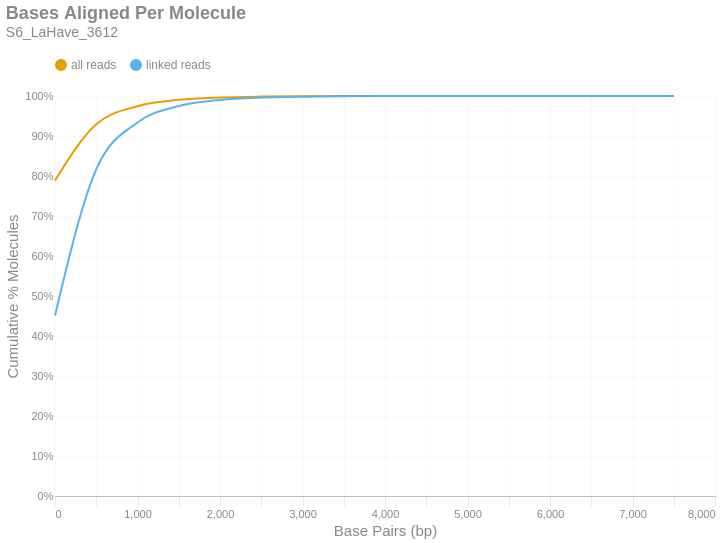

The notebook cell saved with this chart:
### Markdown cell above
### Bases Aligned Per Molecule
This is a cumulative frequency distribution showing the number of base pairs aligned per unique molecule. These data are shown in 500 bp bins. There are two distributions: one with `all reads` (yellow) and another with only `linked reads` (blue). The percent of molecules in the `linked reads` distribution is relative to the total number of linked molecules.

### Code cell
if SKIPLR:
    print_html(f"Skipped")
else:
    binned_df = consolidated_hist(valids['aligned_bp'], mask, 500, True)
    with SafeRender(binned_df):
        (
            density_plot(binned_df, 'Bases Aligned Per Molecule', samplename, 'basesper')
            .encode(
                x=alt.X('bin:Q', title="Base Pairs (bp)").axis(tickMinStep=500).scale(padding=0),
                y=alt.Y('value:Q', title='Cumulative % Molecules')
                    .axis(format='%')
                    .scale(domain = [0,1])
                    .stack(False),
                color=alt.Color("key:N").scale(domain = ["all reads", "linked reads"]),
                tooltip = [
                    alt.Tooltip("key:N", title = "Data Type"),
                    alt.Tooltip("range_label:N", title="Bases Aligned Per Molecule"),
                    alt.Tooltip("value:Q", format = ".2%", title="% Molecules (Cum.)")
                ]
            )
        ).display()

### Figure 1 — Vega-Lite specification as saved in the notebook (floating-point values rounded to 4 significant figures)
{"width": "container", "height": 400, "config": {"title": {"anchor": "start", "dy": -15, "fontSize": 18, "color": "#888888", "subtitleColor": "#888888", "subtitleFontSize": 14}, "arc": {"fill": "#0072B2"}, "axis": {"domainColor": "#888888", "domainWidth": 0.5, "gridWidth": 0.2, "grid": false, "titleFontWeight": 400, "titleFontSize": 15, "labelFontSize": 11, "labelColor": "#888888", "tickColor": "#888888", "tickWidth": 0.2, "titleColor": "#888888"}, "axisBand": {"grid": false}, "axisX": {"grid": true, "tickSize": 10, "domainCap": "round"}, "axisY": {"domain": false, "grid": true, "tickSize": 0, "domainCap": "round"}, "background": "transparent", "header": {"labelFontSize": 15, "labelColor": "#888888", "titleFontSize": 15, "titleFontWeight": 600, "titleColor": "#888888"}, "legend": {"labelFont": "sans-serif", "labelFontSize": 12, "labelColor": "#888888", "symbolSize": 100, "symbolType": "circle", "titleFontSize": 12, "titlePadding": 10, "titleColor": "#888888", "title": null, "orient": "top"}, "range": {"category": ["#E69F00", "#56B4E9", "#009E73", "#F0E442", "#0072B2", "#D55E00", "#CC79A7", "#000000"], "diverging": ["#cfe8f3", "#a2d4ec", "#73bfe2", "#46abdb", "#1696d2", "#12719e"]}, "area": {"fill": "#0072B2", "fillOpacity": 0.7, "line": true, "strokeOpacity": 0.7}, "line": {"color": "#0072B2", "stroke": "#0072B2", "strokeWidth": 2}, "trail": {"color": "#0072B2", "stroke": "#0072B2", "strokeWidth": 0, "size": 1}, "point": {"filled": true, "fillOpacity": 1.0, "size": 95}, "text": {"color": "#888888", "fontSize": 11, "align": "right", "fontWeight": 400, "size": 11}, "bar": {"fill": "#0072B2", "stroke": null}, "view": {"stroke": null, "continuousWidth": 660, "continuousHeight": 400}}, "data": {"name": "data-64078eb6169907467bdb36a210a31fc7"}, "mark": {"type": "line", "interpolate": "monotone", "point": {"opacity": 0, "size": 275}}, "encoding": {"color": {"field": "key", "scale": {"domain": ["all reads", "linked reads"]}, "type": "nominal"}, "tooltip": [{"field": "key", "title": "Data Type", "type": "nominal"}, {"field": "range_label", "title": "Bases Aligned Per Molecule", "type": "nominal"}, {"field": "value", "format": ".2%", "title": "% Molecules (Cum.)", "type": "quantitative"}], "x": {"axis": {"tickMinStep": 500}, "field": "bin", "scale": {"padding": 0}, "title": "Base Pairs (bp)", "type": "quantitative"}, "y": {"axis": {"format": "%"}, "field": "value", "scale": {"domain": [0, 1]}, "stack": false, "title": "Cumulative % Molecules", "type": "quantitative"}}, "params": [{"name": "param_c36ac31b6afebe62", "select": {"type": "point", "fields": ["key"]}, "bind": "legend"}], "title": {"text": "Bases Aligned Per Molecule", "subtitle": "S6_LaHave_3612"}, "transform": [{"fold": ["all reads (cumsum)", "linked reads (cumsum)"]}, {"calculate": "replace(datum.key, ' (cumsum)', '')", "as": "key"}, {"filter": {"param": "param_c36ac31b6afebe62"}}], "usermeta": {"embedOptions": {"downloadFileName": "S6_LaHave_3612.basesper"}}, "$schema": "https://vega.github.io/schema/vega-lite/v6.1.0.json", "datasets": {"data-64078eb6169907467bdb36a210a31fc7": [{"bin": "0.0", "interval": "0.0-500.0", "all reads": 0.7887, "linked reads": 0.4514, "all reads (cumsum)": 0.7887, "linked reads (cumsum)": 0.4514, "range_label": "0-499"}, {"bin": "500.0", "interval": "500.0-1000.0", "all reads": 0.1408, "linked reads": 0.3654, "all reads (cumsum)": 0.9295, "linked reads (cumsum)": 0.8167, "range_label": "500-999"}, {"bin": "1000.0", "interval": "1000.0-1500.0", "all reads": 0.04509, "linked reads": 0.1172, "all reads (cumsum)": 0.9746, "linked reads (cumsum)": 0.9339, "range_label": "1000-1499"}, {"bin": "1500.0", "interval": "1500.0-2000.0", "all reads": 0.01581, "linked reads": 0.04109, "all reads (cumsum)": 0.9904, "linked reads (cumsum)": 0.975, "range_label": "1500-1999"}, {"bin": "2000.0", "interval": "2000.0-2500.0", "all reads": 0.005826, "linked reads": 0.01514, "all reads (cumsum)": 0.9962, "linked reads (cumsum)": 0.9902, "range_label": "2000-2499"}, {"bin": "2500.0", "interval": "2500.0-3000.0", "all reads": 0.002288, "linked reads": 0.005948, "all reads (cumsum)": 0.9985, "linked reads (cumsum)": 0.9961, "range_label": "2500-2999"}, {"bin": "3000.0", "interval": "3000.0-3500.0", "all reads": 0.0008869, "linked reads": 0.002305, "all reads (cumsum)": 0.9994, "linked reads (cumsum)": 0.9984, "range_label": "3000-3499"}, {"bin": "3500.0", "interval": "3500.0-4000.0", "all reads": 0.0003638, "linked reads": 0.0009456, "all reads (cumsum)": 0.9998, "linked reads (cumsum)": 0.9994, "range_label": "3500-3999"}, {"bin": "4000.0", "interval": "4000.0-4500.0", "all reads": 0.00015, "linked reads": 0.0003898, "all reads (cumsum)": 0.9999, "linked reads (cumsum)": 0.9997, "range_label": "4000-4499"}, {"bin": "4500.0", "interval": "4500.0-5000.0", "all reads": 5.743e-05, "linked reads": 0.0001492, "all reads (cumsum)": 1.0, "linked reads (cumsum)": 0.9999, "range_label": "4500-4999"}, {"bin": "5000.0", "interval": "5000.0-5500.0", "all reads": 2.427e-05, "linked reads": 6.307e-05, "all reads (cumsum)": 1.0, "linked reads (cumsum)": 1.0, "range_label": "5000-5499"}, {"bin": "5500.0", "interval": "5500.0-6000.0", "all reads": 1.04e-05, "linked reads": 2.703e-05, "all reads (cumsum)": 1.0, "linked reads (cumsum)": 1.0, "range_label": "5500-5999"}, {"bin": "6000.0", "interval": "6000.0-6500.0", "all reads": 3.165e-06, "linked reads": 8.226e-06, "all reads (cumsum)": 1.0, "linked reads (cumsum)": 1.0, "range_label": "6000-6499"}, {"bin": "6500.0", "interval": "6500.0-7000.0", "all reads": 2.261e-06, "linked reads": 5.876e-06, "all reads (cumsum)": 1.0, "linked reads (cumsum)": 1.0, "range_label": "6500-6999"}, {"bin": "7000.0", "interval": "7000.0-7500.0", "all reads": 3.014e-07, "linked reads": 7.834e-07, "all reads (cumsum)": 1.0, "linked reads (cumsum)": 1.0, "range_label": "7000-7499"}, {"bin": "7500.0", "interval": "7500.0-8000.0", "all reads": 3.014e-07, "linked reads": 7.834e-07, "all reads (cumsum)": 1.0, "linked reads (cumsum)": 1.0, "range_label": "7500-7999"}]}}
